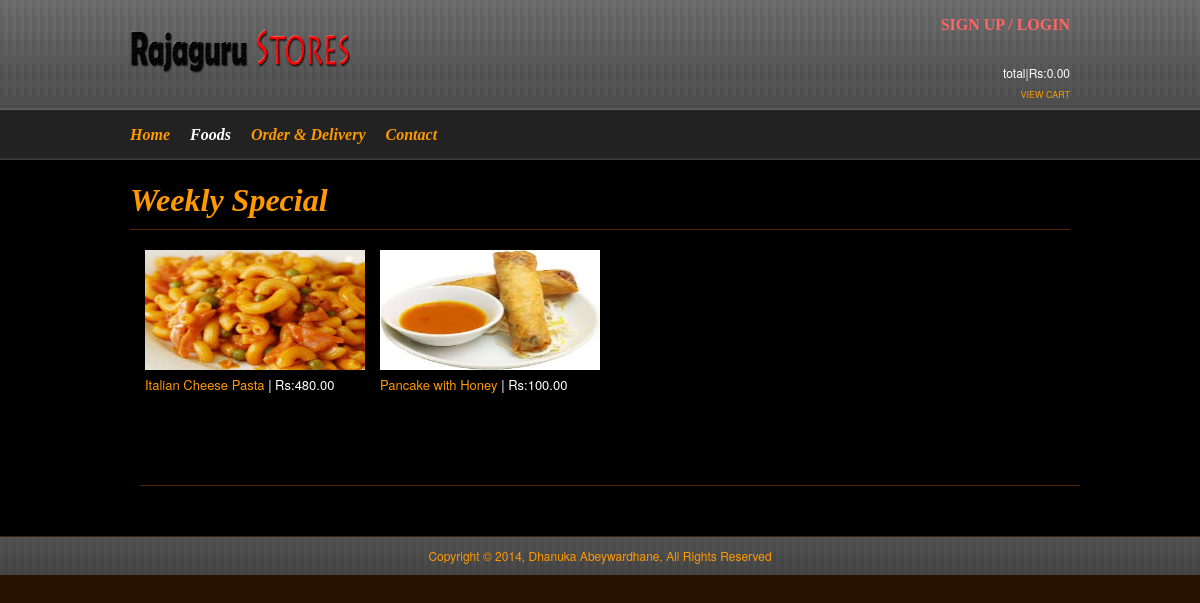
Screenshot of /weekly_special.php with the database file from the repository.
### tables this page shows
CREATE TABLE IF NOT EXISTS `products` (
  `product_code` varchar(60) NOT NULL,
  `product_name` varchar(60) NOT NULL,
  `product_desc` text NOT NULL,
  `product_img_name` varchar(60) NOT NULL,
  `reg_price` decimal(10,2) NOT NULL,
  PRIMARY KEY (`product_code`),
  UNIQUE KEY `product_code` (`product_code`)
);

CREATE TABLE IF NOT EXISTS `weekly_special` (
  `product_code` varchar(10) NOT NULL,
  `special_price` decimal(10,2) NOT NULL
);

### weekly_special.php (the view, shortened to what this page needs)
<?php
if(isset($_SESSION["products"])){
						$total = 0;
						foreach ($_SESSION["products"] as $cart_itm){
								$subtotal = ($cart_itm["price"]*$cart_itm["qty"]);
								$total = ($total + $subtotal);
								$format_subTotal=number_format($subtotal,2);
								$format_Total=number_format($total,2);
						}
					}else{
						$total = 0;
						$format_Total=number_format($total,2);
					}
?>
<!DOCTYPE html PUBLIC "-//W3C//DTD XHTML 1.0 Strict//EN" "http://www.w3.org/TR/xhtml1/DTD/xhtml1-strict.dtd">
<html xmlns="http://www.w3.org/1999/xhtml">
<head>
<link rel="stylesheet" type="text/css" media="all" href="styles/960.css" />
<link rel="stylesheet" type="text/css" media="all" href="styles/reset.css" />
<link rel="stylesheet" type="text/css" media="all" href="styles/text.css" />
<link rel="stylesheet" type="text/css" media="all" href="style.css" />
<link rel="stylesheet" type="text/css" media="all" href="themes/brown/style.css" />
</head>
<body>
<div id="warp">
  <div id="main" class="container_16">
    <div id="header" class="grid_16">
      <div id="logo" class="grid_4 alpha">
        <h1><a href="index.php">Hello Food</a></h1>
      </div>
      <div id="headright" class="grid_7 prefix_5 omega">
        <h3 class="login"><?php if(!isset($_SESSION['luser'])) {
		echo '<a href="login.php">Sign up</a> / <a href="login.php">Login</a>';
		}
		else{
		echo '<span class="hiUser">Hi,'. $name.'|</span> <span class="myAccount"><a href="#">My Account</a></span> <a href="php/logout.php">Logout</a>';
		}
		?></h3>
       <p>total|Rs:<?php echo $format_Total; ?></p>
        <p><span class="vChart"><a href="view_cart.php">View Cart</a></span> </p>
      </div>
    </div>
    <div id="mainMenu" class="grid_16">
      <ul>
        <li><a href="index.php">Home</a></li>
		<li><a href="product_overview.php" class="aActive">Foods</a></li>
        <li><a href="view_cart.php">Order &amp; Delivery</a></li>
        <li><a href="#">Contact</a></li>
      </ul>
    </div>
    <div class="prodNav grid_16">
      <div class="prodHeadline grid_12 alpha">
        <h3>Weekly Special</h3>
      </div>
    </div>
    <div class="bodyContent grid_16">
       <div class="products grid_16 " >
        <div class="prodMenu">
		<?php
		$results = mysql_query("SELECT * FROM products INNER JOIN weekly_special ON products.product_code = weekly_special.product_code ORDER BY weekly_special.product_code ASC");
		if ($results) {
		while($get = mysql_fetch_array($results)){
		$p_code=$get['product_code'];
		$p_name=$get['product_name'];
		$p_img_name=$get['product_img_name'];
		$p_sprice=$get['special_price'];
				echo	'<div class="menu grid_4" style="margin-left:5px">';
				echo	'<p style="font-size:13px;"><a href="product_details.php?product_code='.$p_code.'" class="grid_4 alpha"><img src="product_img/'.$p_img_name.'" alt="" width="220" height="120" /></a><br />';
				echo	'<a href="product_details.php?product_code='.$p_code.'">'.$p_name.'</a> | Rs:'.$p_sprice.'</p>';
				echo	'</div>' ;
			}
		}
		?>
		</div>
      </div>
    </div>
  </div>
</div>
<div id="footer">
  <div class="container_16">
    <div class="copyright grid_16" style="text-align:center;">
      <p>Copyright &copy; 2014, Dhanuka Abeywardhane, All Rights Reserved</p>
    </div>
  </div>
</div>
</html>

### styles/960.css (style rules this page uses)
.container_12, .container_16 { margin-left:auto; margin-right:auto; width:960px; }
.grid_1, .grid_2, .grid_3, .grid_4, .grid_5, .grid_6, .grid_7, .grid_8, .grid_9, .grid_10, .grid_11, .grid_12, .grid_13, .grid_14, .grid_15, .grid_16 { display:inline; float:left; position:relative; margin-left:10px; margin-right:10px; }
.container_12 .grid_3, .container_16 .grid_4 { width:220px; }
.container_12 .grid_9, .container_16 .grid_12 { width:700px; }
.container_12 .grid_12, .container_16 .grid_16 { width:940px; }
.alpha { margin-left:0; }
.omega { margin-right:0; }
.container_16 .grid_7 { width:400px; }
.container_16 .prefix_5 { padding-left:300px; }

### styles/text.css (style rules this page uses)
body { font:12px/1.5 'Helvetica Neue', Arial, 'Liberation Sans', FreeSans, sans-serif; }
h1 { font-size:25px; }
h3 { font-size:21px; }
ul { list-style:disc; }
li { margin-left:30px; }
p, dl, hr, h1, h2, h3, h4, h5, h6, ol, ul, pre, table, address, fieldset { margin-bottom:20px; }

### style.css (style rules this page uses)
html, body, #wrap { height:100%; background-color:#281300; }
a { text-decoration:none; }
#logo h1 { text-indent:-9999px; background:url(images/hellofood_logo.png) no-repeat; }
#logo h1 a { display:block; height:105px; width:220px; }
#headright { text-align:right; }
#headright h3.login { font:bold 16px/120% "Bookman Old Style", Georgia; text-transform:uppercase; margin-top:15px; margin-bottom:30px; }
#headright p { margin:2px 0; }
#headright span { font-size:9px; margin-left:10px; text-transform:uppercase; }
#mainMenu { font:bold italic 16px/120% "Bookman Old Style", Georgia; }
#mainMenu ul li { list-style:none; float:left; margin:0 20px 0 0; }
.bodyContent { margin-top:20px; }
.products { border-bottom:1px solid #4F2600; margin-bottom:20px; }
.prodMenu { clear:both; margin-bottom:25%; }
.menu p { font-size:14px; }
.prodNav { padding-bottom:10px; margin-top:15px; }
.prodHeadline h3 { font:bold italic 32px "Bookman Old Style", Georgia; margin-bottom:0; margin-top: 0; }
#footer .copyright, #footer .copyright a { color:#FF9900; }
#footer .copyright p { margin:10px 0; }

### themes/brown/style.css (style rules this page uses)
#warp { background:black url(images/bg-head.jpg) repeat-x; padding-bottom:20px; }
#footer { background:#281300 url(images/bg-footer.jpg) repeat-x bottom; }
a, .headLine h3, .orderPhone h4, .fromBlog h5, .footMenu p span, .footMenu p span a, .footMenu p a:hover, .dapurBlog h3, dl.subscriber dd span, dl.follower dd span, .categories h4, .freshOven h4, .fiveStar h4, .flickr h4, .shareThis p span, .commentPost label, #headright .login span.myAccount a, .billInfo form label, .setmyAccount form label, .setBillInfo form label, .newAccount form label, .loginPage form label, .setmyAccount h4, .setBillInfo h4, .newAccount h4, .loginPage h4, .youLike h3, .sideBarWarp h3, .sideBarWarp form label, .prodHeadline h3 { color:#FF9900; }
body, a:hover, #headright h3.login a:hover, .aActive, a.bookMan:hover, .orderPhone h4 span, .footMenu p a, .totalComment a, #headright .login span.hiUser, #headright .login span.myAccount { color:#fff; }
#headright h3.login, #headright h3.login a, a.bookMan { color:#FF6666; }
.prodNav { border-bottom:1px solid #4F2600; }

### rows the page displays
products: product_img_name (picture), product_name "Italian Cheese Pasta", weekly_special.special_price "480.00"
products: product_img_name (picture), product_name "Pancake with Honey", weekly_special.special_price "100.00"

### other values shown
$format_Total "0.00"
